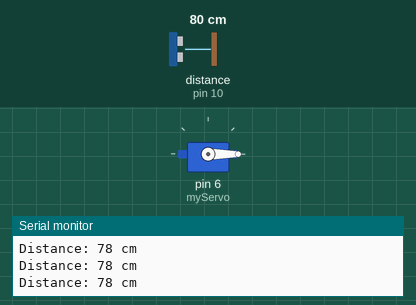
This sketch was run on a simulated Arduino Uno, built with avr-gcc and run on an emulated ATmega328P. Parts: servo, the last lines printed to the serial monitor. Wiring (inferred from the names in the program): ultrasonic range finder: trigger pin 9; echo pin 10. The inputs (shaded band) are chosen by the test bench; at power-on: distance to the obstacle (sensor on pin 10) 80 cm. The echo pulse lasts 58.3 µs per cm.

Above: at 1.2 s.
1.3 s: distance to the obstacle (sensor on pin 10) set to 13 cm
2.8 s: distance to the obstacle (sensor on pin 10) set to 10 cm
At 3.4 s:
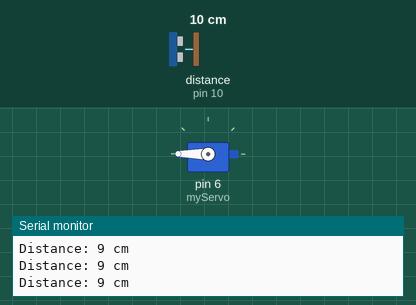
4.3 s: distance to the obstacle (sensor on pin 10) set to 35 cm
At 5.1 s:
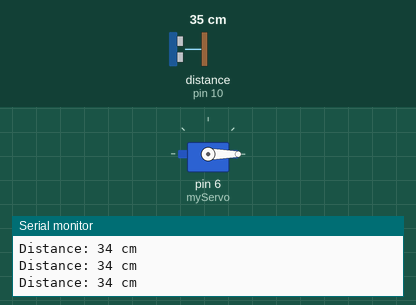
5.9 s: distance to the obstacle (sensor on pin 10) set to 9 cm
At 7.0 s:
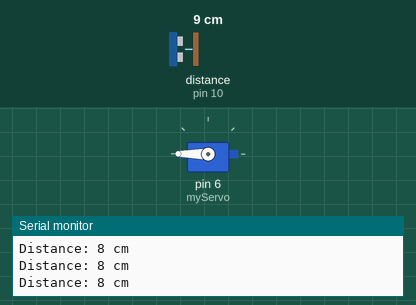
Timing chart, 0 to 8.5 s (numbered marks = the images above; inputs shaded):
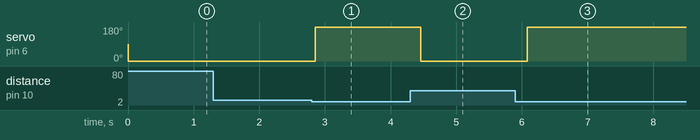

Measured:
- the behaviour switches between 12 and 11 cm on distance to the obstacle (sensor on pin 10) (found by bisection; images 0 and 1)
- after the input at 2.8 s, servo on pin 6 (myServo): 0° → 180° after 0.05 s
- after the input at 4.3 s, servo on pin 6 (myServo): 180° → 0° after 0.16 s
- after the input at 5.9 s, servo on pin 6 (myServo): 0° → 180° after 0.18 s

The sketch:

IRsensor_SERVOmotor.ino
```cpp
#include <Servo.h>

const int trigPin = 9;
const int echoPin = 10;
long duration;
int distance;

Servo myServo;

void setup() {
  myServo.attach(6);            // Servo connected to pin 6
  pinMode(trigPin, OUTPUT);     // Trig pin as output
  pinMode(echoPin, INPUT);      // Echo pin as input
  Serial.begin(9600);           // Serial monitor for debugging
}

void loop() {
  // Send ultrasonic pulse
  digitalWrite(trigPin, LOW);
  delayMicroseconds(2);
  digitalWrite(trigPin, HIGH);
  delayMicroseconds(10);
  digitalWrite(trigPin, LOW);

  // Read pulse time
  duration = pulseIn(echoPin, HIGH);

  // Calculate distance in cm
  distance = duration * 0.034 / 2;

  Serial.print("Distance: ");
  Serial.print(distance);
  Serial.println(" cm");

  // Control servo based on distance
  if (distance <= 10 && distance > 0) {
    myServo.write(180);  // Rotate to 180°
  } else {
    myServo.write(0);    // Go back to 0°
  }

  delay(200); // Small delay for stability
}
```
